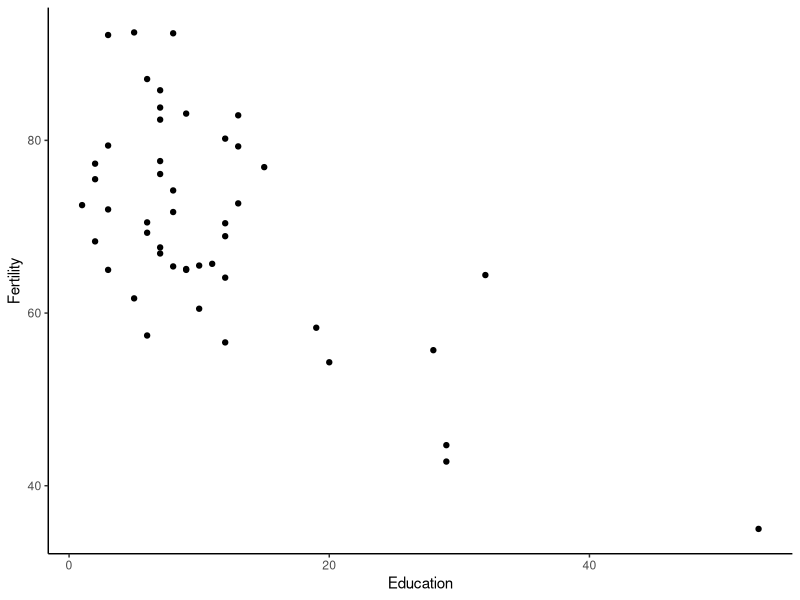
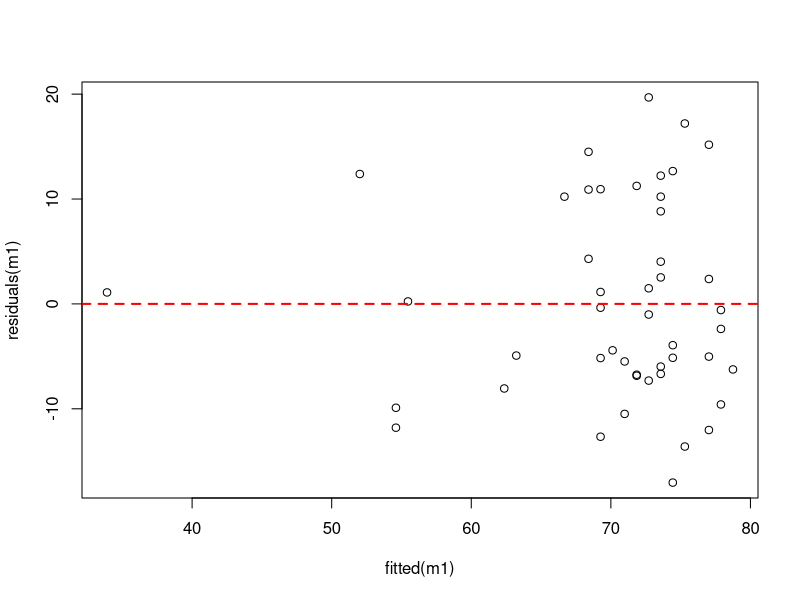
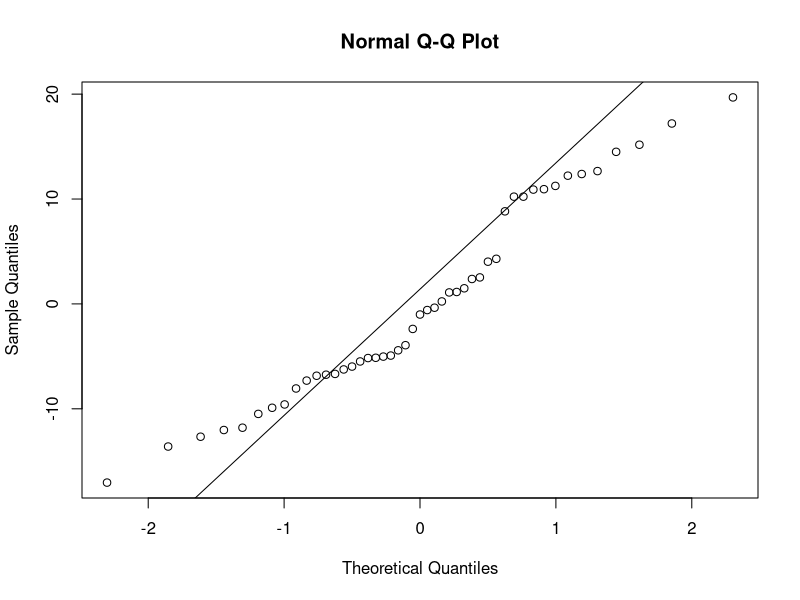
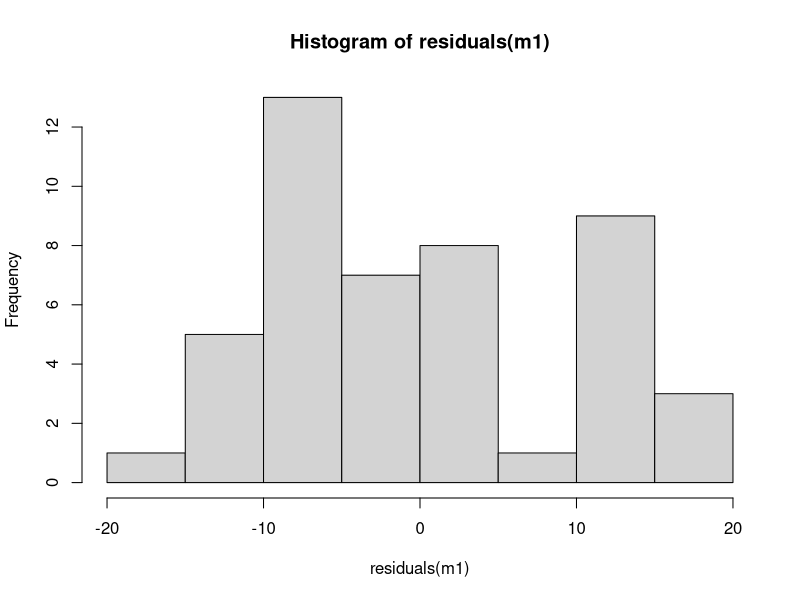
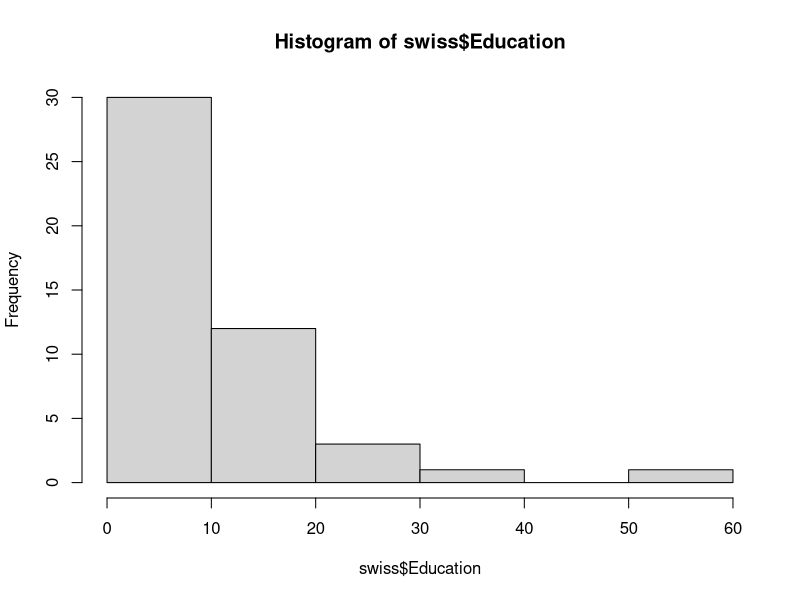
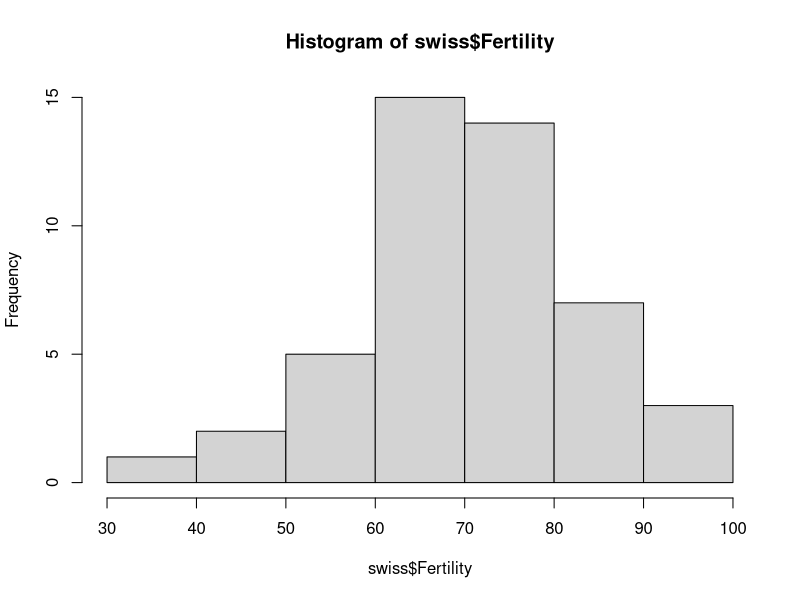
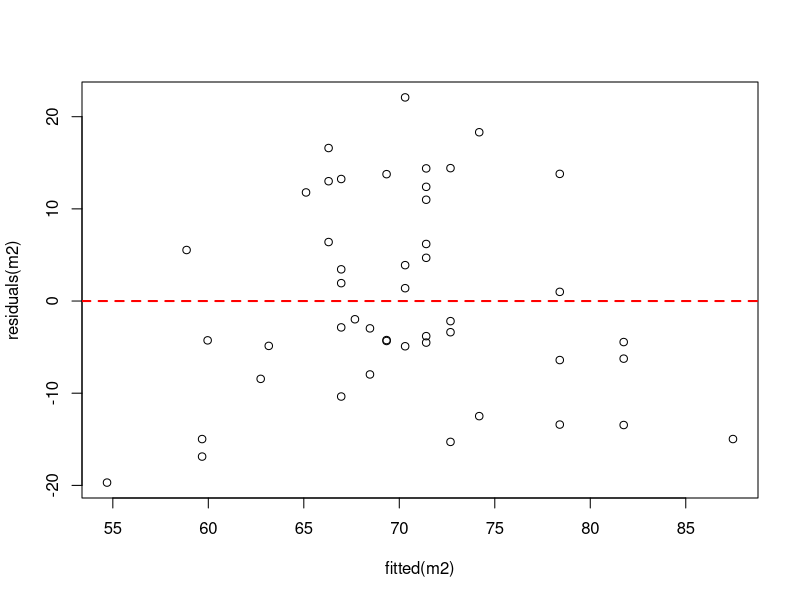
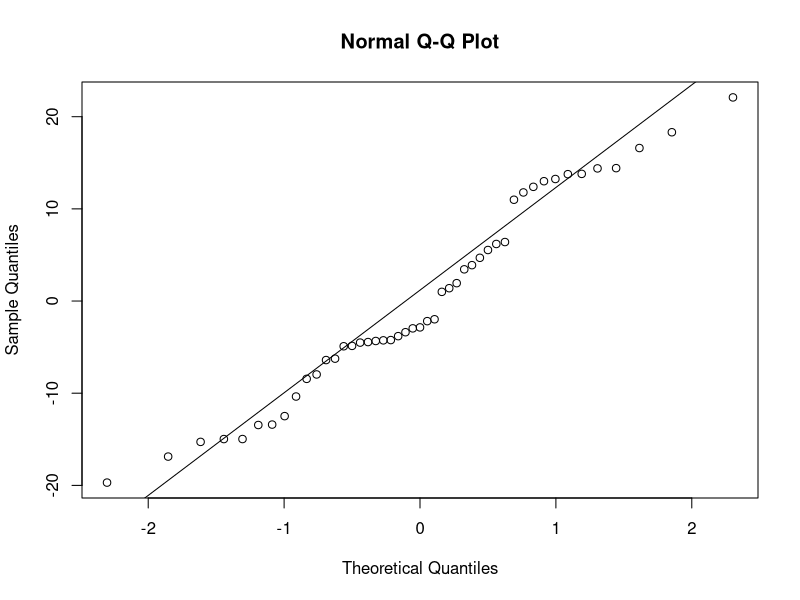

The R script that drew these images, in order:
## ---- chunk 1
data(swiss)
head(swiss)
## ---- chunk 2
library(ggplot2)

ggplot(data = swiss,mapping = aes(x=Education,y=Fertility)) + geom_point() + 
  theme_classic()
## ---- chunk 3
m1 <- lm(swiss$Fertility~swiss$Education)
summary(m1)
## ---- chunk 4
anova(m1)
## ---- chunk 5
plot(fitted(m1),residuals(m1))
# Add a horizontal red dashed line where the residuals = 0
abline(h=0,lwd=2,lty=2,col="red")
## ---- chunk 6
qqnorm(residuals(m1))
qqline(residuals(m1))
hist(residuals(m1))
## ---- chunk 7
hist(swiss$Education)
hist(swiss$Fertility)
## ---- chunk 8
swiss$LogEducation <- log(swiss$Education)

m2 <- lm(swiss$Fertility~swiss$LogEducation)
summary(m2)
anova(m2)
## ---- chunk 9
plot(fitted(m2),residuals(m2))
abline(h=0,lwd=2,lty=2,col="red")
qqnorm(residuals(m2))
qqline(residuals(m2))
hist(residuals(m2))
## ---- chunk 10
ggplot(data = swiss,mapping = aes(x=LogEducation,y=Fertility)) + geom_point() + geom_smooth(method="lm")
